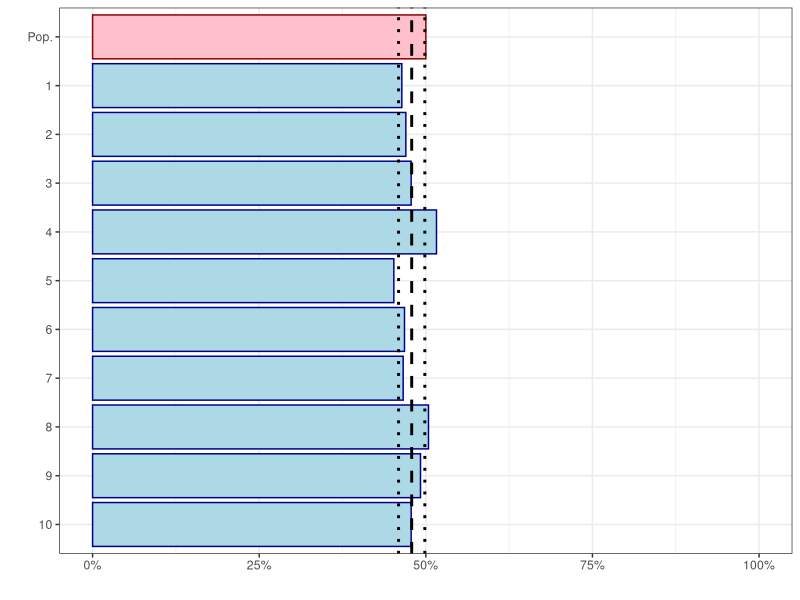

Write R code to recreate this figure.
## ---- chunk 1
knitr::opts_chunk$set(echo = FALSE)

library(dplyr)
library(purrr)
library(ggplot2)
## ---- chunk 2
population.p <- .5
population.N <- 10000

population <- c(
  rep(1, population.N * population.p), 
  rep(0, population.N * (1 - population.p)))
## ---- chunk 3
visualise.samples <- function(d) {
  sample.summary <- d %>%
    filter(
      Sample != 'Pop.'
    ) %>%
    summarise(
      SDm1 = mean(p) - sd(p),
      Mean = mean(p),
      SDp1 = mean(p) + sd(p)
    )

  d %>%
    mutate(
      Sample = factor(
        Sample,
        levels = c('Pop.', d$Sample[d$Sample!='Pop.']) %>% rev
      ),
      Colour = ifelse(
        Sample == 'Pop.',
        'Pop.', 'Sample'
      )
    ) %>%
    ggplot(
      aes(x = Sample, y = p, colour = Colour, fill = Colour)
    ) +
    geom_col() +
    geom_hline(
      yintercept = sample.summary$SDm1,
      size = 1,
      linetype = 'dotted'
    ) +
    geom_hline(
      yintercept = sample.summary$Mean,
      size = 1,
      linetype = 'dashed'
    ) +
    geom_hline(
      yintercept = sample.summary$SDp1,
      size = 1,
      linetype = 'dotted'
    ) +
    scale_x_discrete('') +
    scale_y_continuous('', limits = c(0,1), labels = scales::percent) +
    scale_colour_manual(values = c('Pop.' = 'darkred', 'Sample' = 'darkblue'), guide = 'none') +
    scale_fill_manual(values = c('Pop.' = 'pink', 'Sample' = 'lightblue'), guide = 'none') +
    coord_flip() +
    theme_bw()
}

complement <- function(x, rho) {
  y <- rnorm(length(x))
  x.perp <- residuals(lm(y ~ x))
  rho * sd(x.perp) * x + x.perp * sd(y) * sqrt(1 - rho^2)
}

take.sample <- function(x, n, data.defect.correlation) {
  proportion.to.sample <- n / length(x)
  y <- complement(x, data.defect.correlation * 2)
  sampling.p <- ecdf(y)(y) * proportion.to.sample * 2
  sample(x, size = n, replace = FALSE, prob = sampling.p)
}

samples <- (1:10) %>%
  map_dbl(
    function(x) {
      mean(take.sample(population, 500, -.05))
    }
  )

tibble(
  Sample = c('Pop.', 1:length(samples)), 
  p = c(mean(population), samples)
  ) %>%
  visualise.samples
